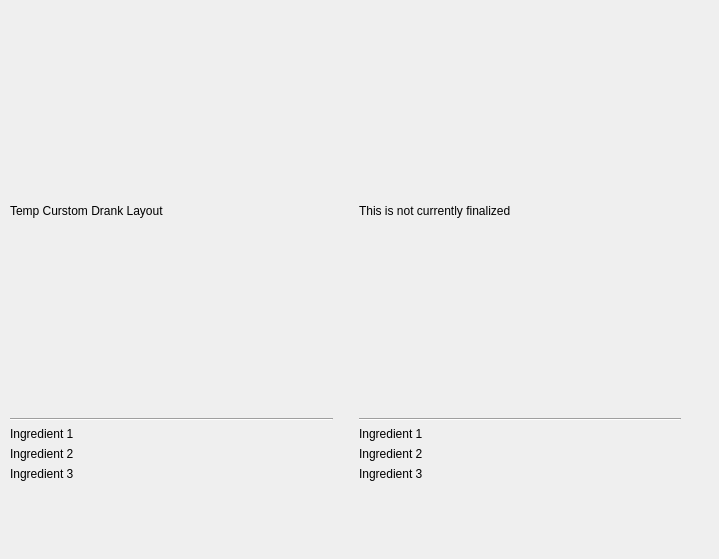
      <widget class="QWidget" name="scrollArea_cudtomContents">
       <property name="geometry">
        <rect>
         <x>0</x>
         <y>0</y>
         <width>719</width>
         <height>559</height>
        </rect>
       </property>
       <widget class="QWidget" name="gridLayoutWidget_6">
        <property name="geometry">
         <rect>
          <x>10</x>
          <y>10</y>
          <width>671</width>
          <height>471</height>
         </rect>
        </property>
        <layout class="QGridLayout" name="gridLayout_custom">
         <item row="0" column="1">
          <spacer name="verticalSpacer_4">
           <property name="orientation">
            <enum>Qt::Vertical</enum>
           </property>
           <property name="sizeHint" stdset="0">
            <size>
             <width>20</width>
             <height>40</height>
            </size>
           </property>
          </spacer>
         </item>
         <item row="0" column="0">
          <layout class="QGridLayout" name="gridLayout_customRecipe">
           <item row="3" column="0">
            <widget class="QLabel" name="label_51">
             <property name="text">
              <string>Ingredient 2</string>
             </property>
            </widget>
           </item>
           <item row="2" column="0">
            <widget class="QLabel" name="label_52">
             <property name="text">
              <string>Ingredient 1</string>
             </property>
            </widget>
           </item>
           <item row="4" column="0">
            <widget class="QLabel" name="label_53">
             <property name="text">
              <string>Ingredient 3</string>
             </property>
            </widget>
           </item>
           <item row="1" column="0">
            <widget class="Line" name="line_9">
             <property name="orientation">
              <enum>Qt::Horizontal</enum>
             </property>
            </widget>
           </item>
           <item row="0" column="0">
            <widget class="QLabel" name="label_54">
             <property name="sizePolicy">
              <sizepolicy hsizetype="MinimumExpanding" vsizetype="MinimumExpanding">
               <horstretch>0</horstretch>
               <verstretch>0</verstretch>
              </sizepolicy>
             </property>
             <property name="minimumSize">
              <size>
               <width>0</width>
               <height>50</height>
              </size>
             </property>
             <property name="text">
              <string>Temp Curstom Drank Layout</string>
             </property>
            </widget>
           </item>
          </layout>
         </item>
         <item row="0" column="2">
          <layout class="QGridLayout" name="gridLayout_12">
           <item row="3" column="0">
            <widget class="QLabel" name="label_55">
             <property name="text">
              <string>Ingredient 2</string>
             </property>
            </widget>
           </item>
           <item row="2" column="0">
            <widget class="QLabel" name="label_56">
             <property name="text">
              <string>Ingredient 1</string>
             </property>
            </widget>
           </item>
           <item row="4" column="0">
            <widget class="QLabel" name="label_57">
             <property name="text">
              <string>Ingredient 3</string>
             </property>
            </widget>
           </item>
           <item row="1" column="0">
            <widget class="Line" name="line_10">
             <property name="orientation">
              <enum>Qt::Horizontal</enum>
             </property>
            </widget>
           </item>
           <item row="0" column="0">
            <widget class="QLabel" name="label_58">
             <property name="sizePolicy">
              <sizepolicy hsizetype="MinimumExpanding" vsizetype="MinimumExpanding">
               <horstretch>0</horstretch>
               <verstretch>0</verstretch>
              </sizepolicy>
             </property>
             <property name="minimumSize">
              <size>
               <width>0</width>
               <height>50</height>
              </size>
             </property>
             <property name="text">
              <string>This is not currently finalized</string>
             </property>
            </widget>
           </item>
          </layout>
         </item>
        </layout>
       </widget>
      </widget>
